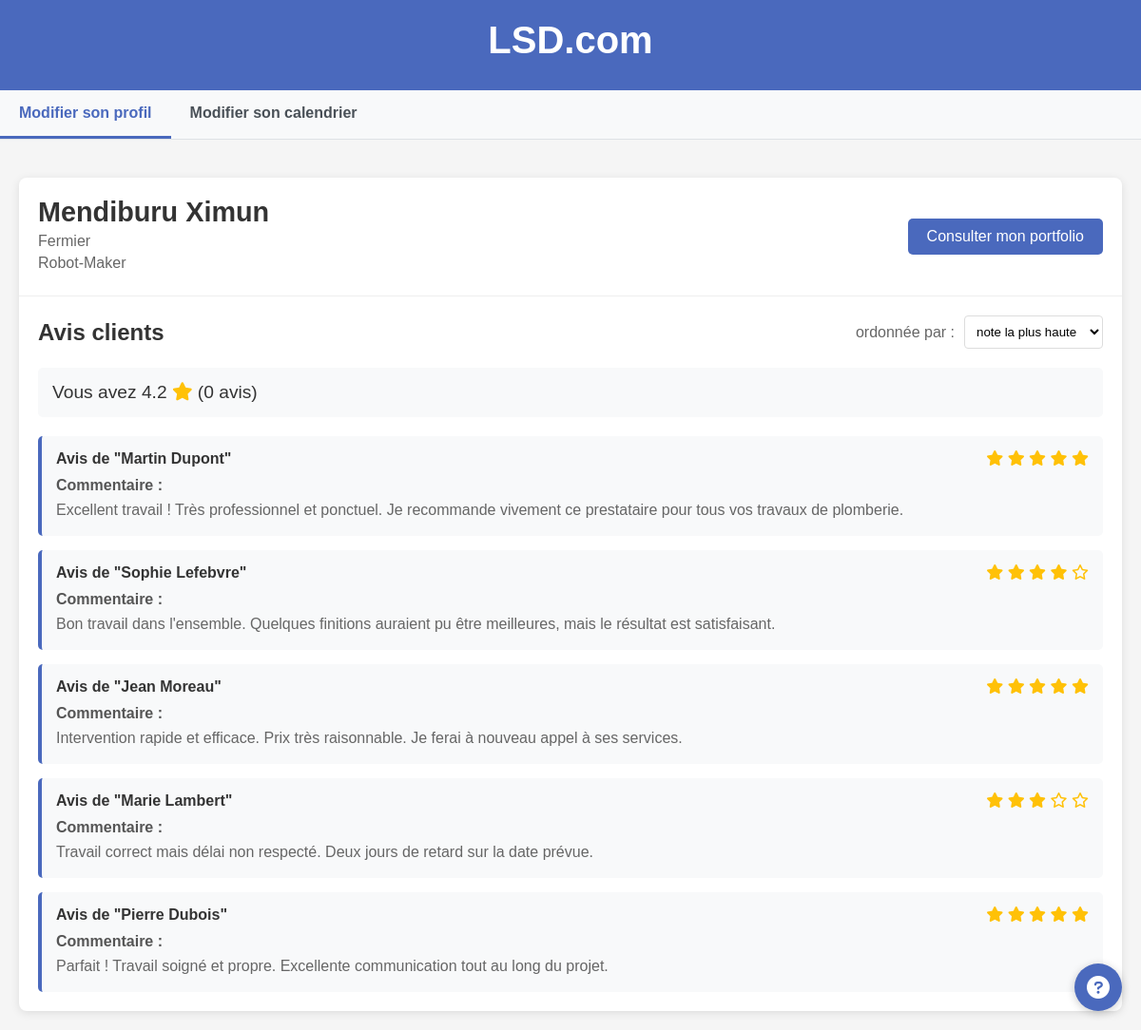
Screenshot of /Marie/profil.php with the database file from the repository.
### tables this page shows
CREATE TABLE IF NOT EXISTS `user` (
  `id_user` int NOT NULL AUTO_INCREMENT,
  `nom` varchar(100) DEFAULT NULL,
  `prenom` varchar(100) DEFAULT NULL,
  `entreprise` varchar(150) DEFAULT NULL,
  `siret` varchar(20) DEFAULT NULL,
  `code_naf` varchar(20) DEFAULT NULL,
  `adresse_mail` varchar(150) DEFAULT NULL,
  `mdp` varchar(255) DEFAULT NULL,
  `metier` varchar(100) DEFAULT NULL,
  `loc_x` float DEFAULT NULL,
  `loc_y` float DEFAULT NULL,
  PRIMARY KEY (`id_user`)
);

### Marie/profil.php (the view, shortened to what this page needs)
<?php
$servername = "localhost";
$username = "root";
$password = "";
$dbname = "lsd_project";
$conn = new mysqli($servername, $username, $password, $dbname);
$id_user = isset($_GET['id']) ? $_GET['id'] : (isset($_SESSION['id_user']) ? $_SESSION['id_user'] : 1);
$sql_user = "SELECT * FROM user WHERE id_user = $id_user";
$result_user = $conn->query($sql_user);
$user = $result_user && $result_user->num_rows > 0 ? $result_user->fetch_assoc() : null;
$date_creation_exists = false;
$sql_avis = "SELECT * FROM avis WHERE id_user = $id_user";
$result_avis = $conn->query($sql_avis);
$note_moyenne = 0;
$nombre_avis = 0;
if ($nombre_avis == 0) {
    $note_moyenne = 4.2;
}
$fake_avis = [
    [
        'nom' => 'Dupont',
        'prenom' => 'Martin',
        'note' => 5,
        'texte' => 'Excellent travail ! Très professionnel et ponctuel. Je recommande vivement ce prestataire pour tous vos travaux de plomberie.',
        'date_creation' => '2023-06-15'
    ],
    [
        'nom' => 'Lefebvre',
        'prenom' => 'Sophie',
        'note' => 4,
        'texte' => 'Bon travail dans l\'ensemble. Quelques finitions auraient pu être meilleures, mais le résultat est satisfaisant.',
        'date_creation' => '2023-05-20'
    ],
    [
        'nom' => 'Moreau',
        'prenom' => 'Jean',
        'note' => 5,
        'texte' => 'Intervention rapide et efficace. Prix très raisonnable. Je ferai à nouveau appel à ses services.',
        'date_creation' => '2023-04-10'
    ],
    [
        'nom' => 'Lambert',
        'prenom' => 'Marie',
        'note' => 3,
        'texte' => 'Travail correct mais délai non respecté. Deux jours de retard sur la date prévue.',
        'date_creation' => '2023-03-05'
    ],
    [
        'nom' => 'Dubois',
        'prenom' => 'Pierre',
        'note' => 5,
        'texte' => 'Parfait ! Travail soigné et propre. Excellente communication tout au long du projet.',
        'date_creation' => '2023-02-18'
    ],
];
?>
<!DOCTYPE html>
<html lang="fr">
<head>
    <link rel="stylesheet" href="https://cdnjs.cloudflare.com/ajax/libs/font-awesome/6.0.0-beta3/css/all.min.css">
</head>
<body>
    <header>
        <h1>LSD.com</h1>
    </header>
    <div class="tabs">
        <a href="#" class="tab active">Modifier son profil</a>
        <a href="#" class="tab">Modifier son calendrier</a>
    </div>
    <div class="main-content">
        <div class="profile-container">
            <div class="profile-header">
                <div class="profile-info">
                    <h2><?php echo $user ? $user['nom'] . ' ' . $user['prenom'] : 'Ximun Mendiburu'; ?></h2>
                    <p><?php echo $user ? $user['metier'] : 'Fermier'; ?></p>
                    <p><?php echo $user ? $user['entreprise'] : 'Robot-Maker'; ?></p>
                </div>
                <div class="profile-actions">
                    <a href="portfolio.php?id=<?php echo $id_user; ?>" class="portfolio-button">Consulter mon portfolio</a>
                </div>
            </div>
            <div class="reviews-section">
                <div class="reviews-header">
                    <h3>Avis clients</h3>
                    <div class="sort-container">
                        <label for="sort">ordonnée par :</label>
                        <select id="sort">
                            <option value="highest">note la plus haute</option>
                        </select>
                    </div>
                </div>
                <div class="rating-summary">
                    <p>Vous avez <?php echo $note_moyenne; ?> <i class="fas fa-star"></i> (<?php echo $nombre_avis; ?> avis)</p>
                </div>
                <div class="reviews-container">
                    <?php
                    if ($result_avis && $result_avis->num_rows > 0) {
                        while ($avis = $result_avis->fetch_assoc()) {
                            $id_avis = $avis['id_avis'];
                            $texte = $avis['texte'];
                            $note = isset($avis['note']) ? $avis['note'] : 5;
                            $date = isset($avis['date_creation']) ? $avis['date_creation'] : '';
                    ?>
                        <div class="review" data-note="<?php echo $note; ?>" <?php if ($date_creation_exists && $date): ?>data-date="<?php echo $date; ?>"<?php endif; ?>>
                            <div class="review-header">
                                <p class="review-author">Avis #<?php echo $id_avis; ?></p>
                                <div class="review-stars">
                                    <?php for ($i = 1; $i <= 5; $i++): ?>
                                        <?php if ($i <= $note): ?>
                                            <i class="fas fa-star"></i>
                                        <?php else: ?>
                                            <i class="far fa-star"></i>
                                        <?php endif; ?>
                                    <?php endfor; ?>
                                </div>
                            </div>
                            <p class="review-comment">Commentaire :</p>
                            <p class="review-text"><?php echo $texte; ?></p>
                        </div>
                    <?php
                        }
                    } else {
                        foreach ($fake_avis as $index => $avis) {
                    ?>
                        <div class="review" data-note="<?php echo $avis['note']; ?>" data-date="<?php echo $avis['date_creation']; ?>">
                            <div class="review-header">
                                <p class="review-author">Avis de "<?php echo $avis['prenom'] . ' ' . $avis['nom']; ?>"</p>
                                <div class="review-stars">
                                    <?php for ($i = 1; $i <= 5; $i++): ?>
                                        <?php if ($i <= $avis['note']): ?>
                                            <i class="fas fa-star"></i>
                                        <?php else: ?>
                                            <i class="far fa-star"></i>
                                        <?php endif; ?>
                                    <?php endfor; ?>
                                </div>
                            </div>
                            <p class="review-comment">Commentaire :</p>
                            <p class="review-text"><?php echo $avis['texte']; ?></p>
                        </div>
                    <?php
                        }
                    }
                    ?>
                </div>
            </div>
        </div>
    </div>
    <div class="help-icon">
        <i class="fas fa-question-circle"></i>
    </div>
</body>
</html>

### Marie/profil.php (style rules this page uses)
* { margin: 0; padding: 0; box-sizing: border-box; font-family: Arial, sans-serif; }
body { background-color: #f5f5f5; }
header { background-color: #4a69bd; color: white; padding: 20px; text-align: center; box-shadow: 0 2px 5px rgba(0,0,0,0.1); }
header h1 { font-size: 2.5rem; margin-bottom: 10px; }
.tabs { display: flex; background-color: #f8f9fa; border-bottom: 1px solid #dee2e6; margin-bottom: 20px; }
.tab { padding: 15px 20px; text-decoration: none; color: #495057; font-weight: bold; transition: all 0.3s ease; }
.tab.active { color: #4a69bd; border-bottom: 3px solid #4a69bd; }
.main-content { max-width: 1200px; margin: 0 auto; padding: 20px; }
.profile-container { background-color: white; border-radius: 8px; box-shadow: 0 2px 10px rgba(0,0,0,0.1); overflow: hidden; }
.profile-header { display: flex; justify-content: space-between; align-items: center; padding: 20px; border-bottom: 1px solid #eee; }
.profile-info h2 { font-size: 1.8rem; margin-bottom: 5px; color: #333; }
.profile-info p { color: #666; margin-bottom: 5px; }
.portfolio-button { display: inline-block; padding: 10px 20px; background-color: #4a69bd; color: white; text-decoration: none; border-radius: 5px; transition: background-color 0.3s ease; }
.reviews-section { padding: 20px; }
.reviews-header { display: flex; justify-content: space-between; align-items: center; margin-bottom: 20px; }
.reviews-header h3 { font-size: 1.5rem; color: #333; }
.sort-container { display: flex; align-items: center; }
.sort-container label { margin-right: 10px; color: #666; }
.sort-container select { padding: 8px; border: 1px solid #ddd; border-radius: 4px; background-color: white; }
.rating-summary { margin-bottom: 20px; padding: 15px; background-color: #f8f9fa; border-radius: 5px; }
.rating-summary p { font-size: 1.2rem; color: #333; }
.rating-summary .fa-star { color: #ffc107; }
.reviews-container { display: flex; flex-direction: column; gap: 15px; }
.review { padding: 15px; background-color: #f8f9fa; border-radius: 5px; border-left: 4px solid #4a69bd; }
.review-header { display: flex; justify-content: space-between; margin-bottom: 10px; }
.review-author { font-weight: bold; color: #333; }
.review-stars { color: #ffc107; }
.review-comment { font-weight: bold; margin-bottom: 5px; color: #555; }
.review-text { color: #666; line-height: 1.5; }
.help-icon { position: fixed; bottom: 20px; right: 20px; width: 50px; height: 50px; background-color: #4a69bd; color: white; border-radius: 50%; display: flex; justify-content: center; align-items: center; font-size: 24px; box-shadow: 0 2px 10px rgba(0,0,0,0.2); cursor: pointer; transition: background-color 0.3s ease; }

### rows the page displays
user: nom "Mendiburu", prenom "Ximun", metier "Fermier", entreprise "Robot-Maker"

### other values shown
$note_moyenne "4.2"
$nombre_avis "0"
$avis['prenom'] "Martin"
$avis['nom'] "Dupont"
$avis['texte'] "Excellent travail ! Très professionnel et ponctuel. Je recommande vivement ce prestataire pour tous vos travaux de plomberie."
$avis['prenom'] "Sophie"
$avis['nom'] "Lefebvre"
$avis['texte'] "Bon travail dans l'ensemble. Quelques finitions auraient pu être meilleures, mais le résultat est satisfaisant."
$avis['prenom'] "Jean"
$avis['nom'] "Moreau"
$avis['texte'] "Intervention rapide et efficace. Prix très raisonnable. Je ferai à nouveau appel à ses services."
$avis['prenom'] "Marie"
$avis['nom'] "Lambert"
$avis['texte'] "Travail correct mais délai non respecté. Deux jours de retard sur la date prévue."
$avis['prenom'] "Pierre"
